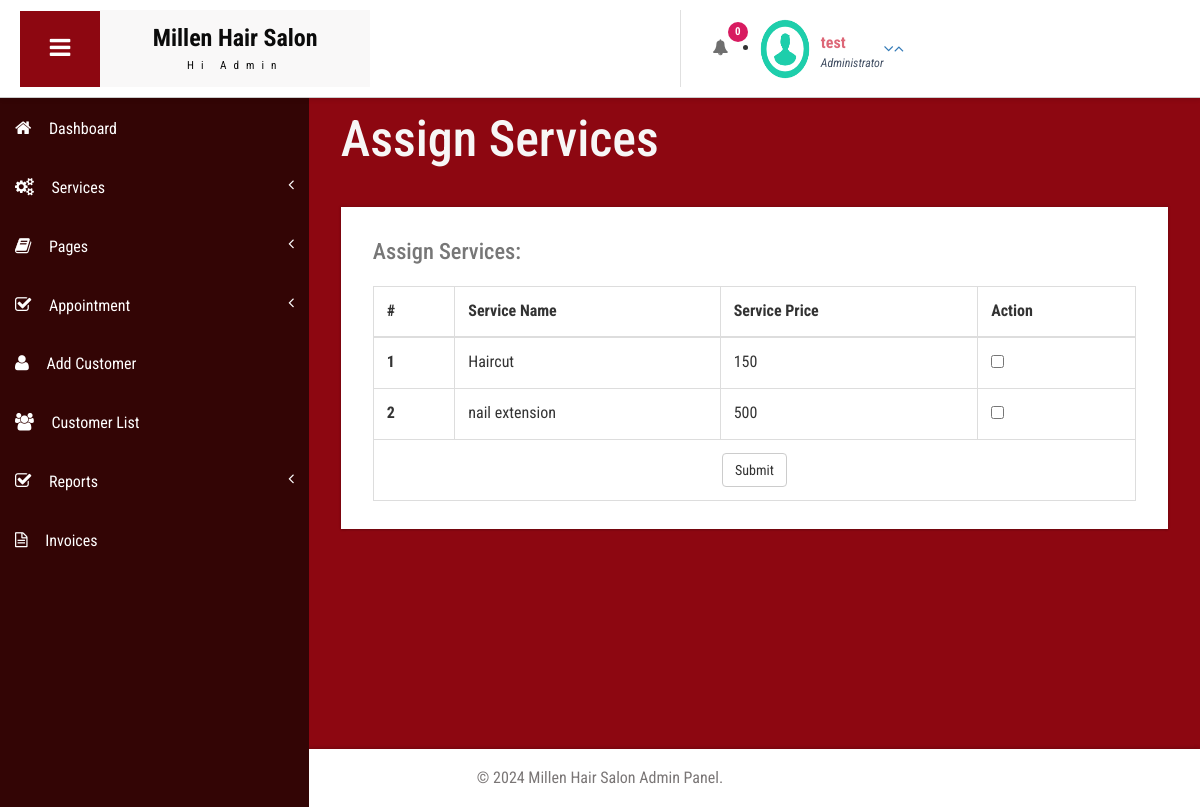
The app's page /admin/add-customer-services.php (signed in) with its own data.
### tables this page shows
CREATE TABLE `tblservices` (
  `ID` int(10) NOT NULL,
  `ServiceName` varchar(200) DEFAULT NULL,
  `Cost` int(10) DEFAULT NULL,
  `CreationDate` timestamp NULL DEFAULT current_timestamp()
);

### admin/add-customer-services.php (the view, shortened to what this page needs)
<?php
include('includes/dbconnection.php');
if (strlen($_SESSION['bpmsaid']==0)) {
  header('location:logout.php');
  } else{
  ?>
<!DOCTYPE HTML>
<html>
<head>
<link href="css/bootstrap.css" rel='stylesheet' type='text/css' />
<link href="css/style.css" rel='stylesheet' type='text/css' />
<link href="css/font-awesome.css" rel="stylesheet">
<link href="css/animate.css" rel="stylesheet" type="text/css" media="all">
<link href="css/custom.css" rel="stylesheet">
</head>
<body class="cbp-spmenu-push">
	<div class="main-content">
		 <?php include_once('includes/sidebar.php');?>
		 <?php include_once('includes/header.php');?>
		<div id="page-wrapper">
			<div class="main-page">
				<div class="tables">
					<h3 class="title1">Assign Services</h3>
					<div class="table-responsive bs-example widget-shadow">
						<h4>Assign Services:</h4>
<form method="post">
						<table class="table table-bordered"> <thead> <tr> <th>#</th> <th>Service Name</th> <th>Service Price</th> <th>Action</th> </tr> </thead> <tbody>
<?php
$ret=mysqli_query($con,"select *from  tblservices");
$cnt=1;
while ($row=mysqli_fetch_array($ret)) {
?>
 <tr>
<th scope="row"><?php echo $cnt;?></th>
<td><?php  echo $row['ServiceName'];?></td>
<td><?php  echo $row['Cost'];?></td>
<td><input type="checkbox" name="sids[]" value="<?php  echo $row['ID'];?>" ></td>
</tr>
<?php
$cnt=$cnt+1;
}?>
<tr>
<td colspan="4" align="center">
<button type="submit" name="submit" class="btn btn-default">Submit</button>
</td>
</tr>
</tbody> </table>
</form>
					</div>
				</div>
			</div>
		</div>
		 <?php include_once('includes/footer.php');?>
	</div>
</body>
</html>
<?php }  ?>

### admin/includes/header.php (shortened to what this page needs)
<!DOCTYPE html>
<html lang="en">
<head>
</head>
<body>
    <div class="sticky-header header-section">
        <div class="header-left">
            <button id="showLeftPush" class="toggle-btn">
                <i class="fa fa-bars"></i>
            </button>
            <div class="logo">
                <a href="index.html">
                    <h1>Millen Hair Salon</h1>
                    <span>Hi Admin</span>
                </a>
            </div>
        </div>
        <div class="header-right">
            <div class="profile-details-left">
                <?php
                    $ret1 = mysqli_query($con, "SELECT AptNumber, Name, Status FROM tblappointment WHERE Status='pending'");
                    $num = mysqli_num_rows($ret1);
                ?>
                <ul class="notifications-dropdown">
                    <li class="dropdown head-dpdn">
                        <a href="#" class="dropdown-toggle" data-toggle="dropdown" aria-expanded="false">
                            <i class="fa fa-bell"></i>
                            <span class="badge blue"><?php echo $num; ?></span>
                        </a>
                    </li>
                </ul>
            </div>
            <div class="profile-details">
                <?php
                    $adid = $_SESSION['bpmsaid'];
                    $ret = mysqli_query($con, "SELECT AdminName FROM tbladmin WHERE ID='$adid'");
                    $name = '';
                    if ($row = mysqli_fetch_array($ret)) {
                        $name = $row['AdminName'];
                    }
                ?>
                <ul>
                    <li class="dropdown profile-details-drop">
                        <a href="#" class="dropdown-toggle" data-toggle="dropdown" aria-expanded="false">
                            <div class="profile-img">
                                <img src="images/download (1).png" alt="Admin Profile" width="50" height="60">
                            </div>
                            <div class="user-name">
                                <p><?php echo htmlspecialchars($name); ?></p>
                                <span>Administrator</span>
                            </div>
                            <i class="fa fa-angle-down lnr"></i>
                            <i class="fa fa-angle-up lnr"></i>
                        </a>
                    </li>
                </ul>
            </div>
        </div>
    </div>
</body>
</html>

### admin/css/style.css (style rules this page uses)
h4, h5, h6, h1, h2, h3 { margin: 0; }
ul, ol { margin: 0; }
p { margin: 0; }
html, body { font-family: 'Roboto Condensed', sans-serif; font-size: 100%; overflow-x: hidden; background: #330505; }
body a { transition: 0.5s all ease; -webkit-transition: 0.5s all ease; -moz-transition: 0.5s all ease; -o-transition: 0.5s all ease; -ms-transition: 0.5s all ease; text-decoration:none; }
h1,h2,h3,h4,h5,h6 { margin:0; }
p { margin:0; }
ul,label { margin:0; padding:0; }
.main-content { position: relative; }
.sticky-header { position: fixed; top: 0; left:0px; width: 100%; z-index: 100; }
.header-section { background:#f9f7f8; box-shadow: 1px 1px 4px rgba(0, 0, 0, 0.21); -webkit-box-shadow: 1px 1px 4px rgba(0, 0, 0, 0.21); -moz-box-shadow: 1px 1px 4px rgba(0, 0, 0, 0.21); -o-box-shadow: 1px 1px 4px rgba(0, 0, 0, 0.21); }
.header-section::after { clear: both; display: block; content: ''; }
.header-left { float: left; width: 45%; }
.header-right { float: right; }
button#showLeftPush { font-size: 1.5em; width: 80px; padding: 0.87em 0; text-align: center; cursor: pointer; float: left; color: #fff; -moz-transition: all 0.2s ease-out 0s; -webkit-transition: all 0.2s ease-out 0s; transition: all 0.2s ease-out 0s; border: none; background-color: #8D0711; outline:none; }
.cbp-spmenu-push { overflow-x: hidden; position: relative; }
.cbp-spmenu, .cbp-spmenu-push { -webkit-transition: all 0.3s ease; -moz-transition: all 0.3s ease; transition: all 0.3s ease; }
.cbp-spmenu-push div#page-wrapper { margin: 0 0 0 19.3em; transition:.5s all; -webkit-transition:.5s all; -moz-transition:.5s all; }
.fa { display: inline-block; font-family: FontAwesome; font-style: normal; font-weight: normal; line-height: 1; -webkit-font-smoothing: antialiased; -moz-osx-font-smoothing: grayscale; }
.logo { background: #f9f8f8; text-align: center; float: left; }
.logo a { padding: 0.9em 3.3em .7em; display: block; text-decoration: none; }
.logo a h1 { color: #0b0b0b; font-size: 1.5em; line-height: 1.2em; font-weight: 700; }
.logo a span { color: #0c0c0c; font-size: .7em; text-align: center; letter-spacing: 7px; }
li.dropdown.head-dpdn { display: inline-block; padding: 1.7em 0; border-left: 1px solid #E0E0E0; float: left; }
li.dropdown.head-dpdn a.dropdown-toggle { padding: 1.7em 2em; }
i.fa.fa-bell { color:#6F6F6F; }
.header-right span.badge { font-size: 11px; font-weight: bold; color: #FFF; background: #8BC34A; line-height: 15px; width: 20px; height: 20px; border-radius: 2em; -webkit-border-radius: 2em; -moz-border-radius: 2em; -o-border-radius: 2em; text-align: center; display: inline-block; position: absolute; top: 16%; padding: 2px 0 0; }
.header-right span.blue { background-color:#D81B60; }
.user-name { float:left; margin-top:8px; margin-left:11px; height:35px; }
.user-name p { font-size:1em; color:#DD6777; line-height:1em; font-weight:700; }
.user-name span { font-size: .75em; font-style: italic; color: #424f63; font-weight: normal; margin-top: .3em; }
.widget-shadow { background-color: #fff; box-shadow: 0 -1px 3px rgba(0,0,0,.12),0 1px 2px rgba(0,0,0,.24); -webkit-box-shadow: 0 -1px 3px rgba(0,0,0,.12),0 1px 2px rgba(0,0,0,.24); -moz-box-shadow: 0 -1px 3px rgba(0,0,0,.12),0 1px 2px rgba(0,0,0,.24); }
h3.title1 { font-size: 50px; color: #f7f6f6; margin-bottom: 0.8em; }
.table > thead > tr > th, .table > tbody > tr > th, .table > tfoot > tr > th, .table > thead > tr > td, .table > tbody > tr > td, .table > tfoot > tr > td { border-top: none; }
.tables h4 { font-size: 1.4em; margin-bottom: 1em; color: #777777; }
.tables .panel-body ,.tables .bs-example { padding: 2em 2em 0.5em; }
.tables .table > thead > tr > th, .tables .table > tbody > tr > th, .tables .table > tfoot > tr > th, .tables .table > thead > tr > td, .tables .table > tbody > tr > td, .tables .table > tfoot > tr > td { padding: 13px; border-top: 1px solid #E0E0E0; }
.bs-example { margin-top: 2em; }

### admin/css/custom.css (style rules this page uses)
#page-wrapper { padding:7em 2em 2.5em; background-color: #8D0711; }

### records on screen
tblservices: ServiceName "Haircut", Cost "150"
tblservices: ServiceName "nail extension", Cost "500"

### other values on screen
$num "0"
$name "test"
